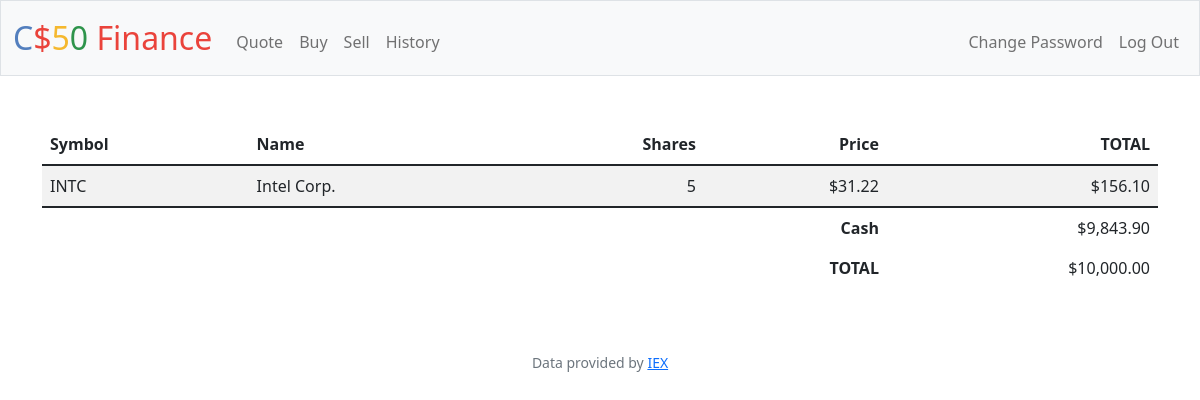
/ (signed in), run on the app's committed database.
### tables this page shows
CREATE TABLE purchases (purchase_id INTEGER PRIMARY KEY AUTOINCREMENT NOT NULL, symbol TEXT NOT NULL, name TEXT NOT NULL, shares INTEGER NOT NULL, price NUMERIC NOT NULL, total NUMERIC NOT NULL, user_id INTEGER REFERENCES users(id));

### app.py (the view)
@app.route("/")
@login_required
def index():
    purchases = db.execute("SELECT * FROM purchases WHERE user_id = ? GROUP BY name", session["user_id"])
    if len(purchases) != 0:
        user_cash = db.execute("SELECT SUM(total) AS cash FROM purchases WHERE user_id = ?", session["user_id"])
        cash = 10000 - user_cash[0]['cash']
        sum = cash + user_cash[0]['cash']
    else:
        cash = 10000
        sum = 10000
    return render_template("index.html", purchases=purchases, cash=cash, sum=sum)

### app.py (called while the page is built)
@app.after_request
def after_request(response):
    response.headers["Cache-Control"] = "no-cache, no-store, must-revalidate"
    response.headers["Expires"] = 0
    response.headers["Pragma"] = "no-cache"
    return response

### helpers.py (called while the page is built)
def login_required(f):
    @wraps(f)
    def decorated_function(*args, **kwargs):
        if session.get("user_id") is None:
            return redirect("/login")
        return f(*args, **kwargs)
    return decorated_function

def usd(value):
    return f"${value:,.2f}"

### templates/index.html (shortened to what this page needs)
{% extends "layout.html" %}
{% block main %}
    <table class="table table-striped">
        <thead>
            <tr>
                <th class="text-start">Symbol</th>
                <th class="text-start">Name</th>
                <th class="text-end">Shares</th>
                <th class="text-end">Price</th>
                <th class="text-end">TOTAL</th>
            </tr>
        </thead>
        <tbody>
            {% for purchase in purchases %}
                <tr>
                    <td style="text-align:left">{{ purchase.symbol }}</td>
                    <td style="text-align:left">{{ purchase.name }}</td>
                    <td style="text-align:right">{{ purchase.shares }}</td>
                    <td style="text-align:right">{{ purchase.price | usd }}</td>
                    <td style="text-align:right">{{ purchase.total | usd }}</td>
                </tr>
            {% endfor %}
        </tbody>
        <tfoot>
            <tr>
                <td class="border-0 fw-bold text-end" colspan="4">Cash</td>
                <td class="border-0 text-end">{{ cash | usd }}</td>
            </tr>
            <tr>
                <td class="border-0 fw-bold text-end" colspan="4">TOTAL</td>
                <td class="border-0 w-bold text-end">{{ sum | usd }}</td>
            </tr>
        </tfoot>
    </table>
        </main>
{% endblock %}

### data on the page
purchases: symbol "INTC", name "Intel Corp.", shares "5", price "$31.22", total "$156.10"

### other printed values
{{ cash | usd }} "$9,843.90"
{{ sum | usd }} "$10,000.00"
